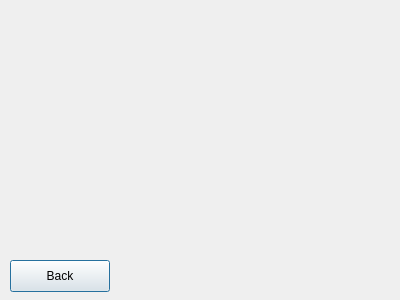
<?xml version="1.0" encoding="UTF-8"?>
<ui version="4.0">
 <class>ResultsWindow</class>
 <widget class="QDialog" name="ResultsWindow">
  <property name="geometry">
   <rect>
    <x>0</x>
    <y>0</y>
    <width>400</width>
    <height>300</height>
   </rect>
  </property>
  <property name="windowTitle">
   <string>Form</string>
  </property>
  <widget class="QPushButton" name="btnBack">
   <property name="geometry">
    <rect>
     <x>10</x>
     <y>260</y>
     <width>100</width>
     <height>32</height>
    </rect>
   </property>
   <property name="text">
    <string>Back</string>
   </property>
  </widget>
 </widget>
 <resources/>
 <connections/>
</ui>
